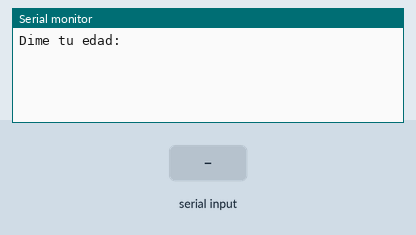
Simulated run of this sketch. Board: Arduino Uno, built with avr-gcc and run on an emulated ATmega328P. On the bench: the last lines printed to the serial monitor. Inputs (shaded band) come from the test bench.

Above: at 1.9 s.
2.0 s: "90,45\n" received over Serial
At 4.8 s:
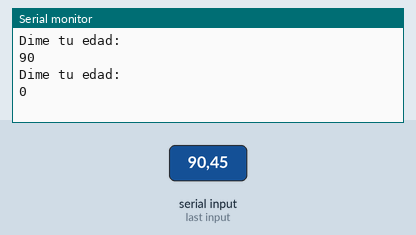
5.0 s: "30,150\n" received over Serial
At 7.4 s:
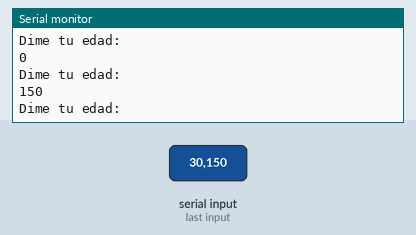

Measured:
- after the input at 2.0 s, the serial monitor: prints a new line at once (image 1)
- after the input at 5.0 s, the serial monitor: prints a new line after 1.0 s (image 2)

The sketch:

sketch_apr25a.ino
```cpp
int edad;
void setup() {
  // put your setup code here, to run once:
  Serial.begin(9600);

}

void loop() {
  // put your main code here, to run repeatedly:
  Serial.println("Dime tu edad: ");
  delay(1000);

  while( !Serial.available() ){

  }

  if (Serial.available() ){
    edad = Serial.parseInt();
  }
  Serial.println(edad);


  while( !Serial.available() ){

  }

  if (Serial.available() ){
    edad = Serial.parseInt();
  }

}
```
